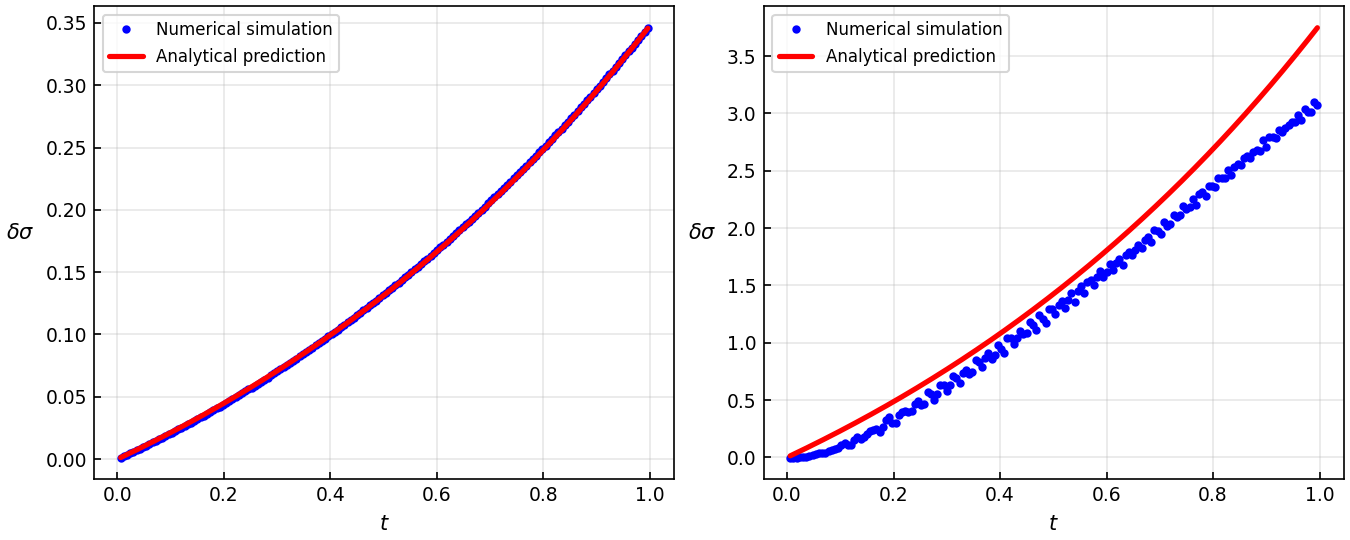
#> input picture paper/figure/sg.png, 1350 x 540 px, found by its file name
$ python sync_overleaf_figure_labels.py
#> lines starting #> are read from the running program, lines starting #| are printed output that depends on the picture
from __future__ import annotations

from io import BytesIO
from pathlib import Path

import matplotlib

matplotlib.use("Agg")
import matplotlib.pyplot as plt
from PIL import Image


PROJECT = Path.cwd().parent / "black_hole_simulation (15)_A"
FIGURE_DIR = PROJECT / "figure"
BACKUP_DIR = FIGURE_DIR / "original_labels_before_sync"


def math_image(text: str, *, fontsize: float, dpi: int = 200) -> Image.Image:
    fig = plt.figure(figsize=(0.01, 0.01), dpi=dpi)
    fig.patch.set_alpha(0)
    artist = fig.text(0, 0, text, fontsize=fontsize)
    fig.canvas.draw()
    bbox = artist.get_window_extent(renderer=fig.canvas.get_renderer()).expanded(1.08, 1.15)
    buffer = BytesIO()
    fig.savefig(buffer, format="png", dpi=dpi, transparent=True, bbox_inches=bbox.transformed(fig.dpi_scale_trans.inverted()), pad_inches=0)
    plt.close(fig)
    buffer.seek(0)
    return Image.open(buffer).convert("RGBA")


def add_surface_gravity_labels() -> None:
    source_path = FIGURE_DIR / "sg.png"
    BACKUP_DIR.mkdir(exist_ok=True)
    backup_path = BACKUP_DIR / source_path.name
    if not backup_path.exists():
        backup_path.write_bytes(source_path.read_bytes())

    source = Image.open(backup_path).convert("RGB")
    half = source.width // 2
#> half = 675
    panels = [source.crop((0, 0, half, source.height)), source.crop((half, 0, source.width, source.height))]

    # Remove the old short ylabel while preserving every plotted data pixel.
    cropped = [panel.crop((42, 0, panel.width, panel.height)) for panel in panels]
#> cropped = 2 items
    left_margin = 128
    top_margin = 42
    gap = 24
    panel_width = left_margin + max(panel.width for panel in cropped)
#> panel_width = 761
    canvas = Image.new("RGB", (2 * panel_width + gap, source.height + top_margin), "white")
#> canvas: PIL image 1546x582 RGB; every value is 255

    ylabel = math_image(r"$\delta\sigma_{\mathcal{E}}(t)$", fontsize=12)
#> in math_image, `return Image.open(buffer).convert("RGBA")`:
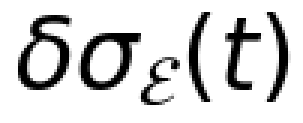
#> returned value: PIL image 101x41 RGBA (shown 3 times larger); mean R, G, B, A 196.4, 196.4, 196.4, 41.3; transparent parts drawn white
    tags = [math_image(r"$(a)$", fontsize=11), math_image(r"$(b)$", fontsize=11)]
#> call 2 of math_image, with text = '$(a)$', fontsize = 11, dpi = 200
#> in math_image (call 2), `return Image.open(buffer).convert("RGBA")`:
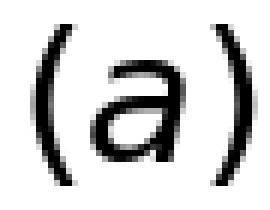
#> returned value: PIL image 45x35 RGBA (shown 6 times larger); mean R, G, B, A 192.2, 192.2, 192.2, 44.4; transparent parts drawn white
#> call 3 of math_image, with text = '$(b)$', fontsize = 11, dpi = 200
#> in math_image (call 3), `return Image.open(buffer).convert("RGBA")`:
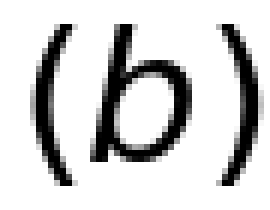
#> returned value: PIL image 45x35 RGBA (shown 6 times larger); mean R, G, B, A 189.1, 189.1, 189.1, 46.8; transparent parts drawn white
    for index, panel in enumerate(cropped):
        x0 = index * (panel_width + gap)
        canvas.paste(panel, (x0 + left_margin, top_margin))
        canvas.paste(
            ylabel,
            (x0 + 8, top_margin + (panel.height - ylabel.height) // 2),
            ylabel,
        )
        canvas.paste(tags[index], (x0 + left_margin - 18, 3), tags[index])
#> this loop made 2 passes
#> x0 on passes 1 to 2: 0, 785
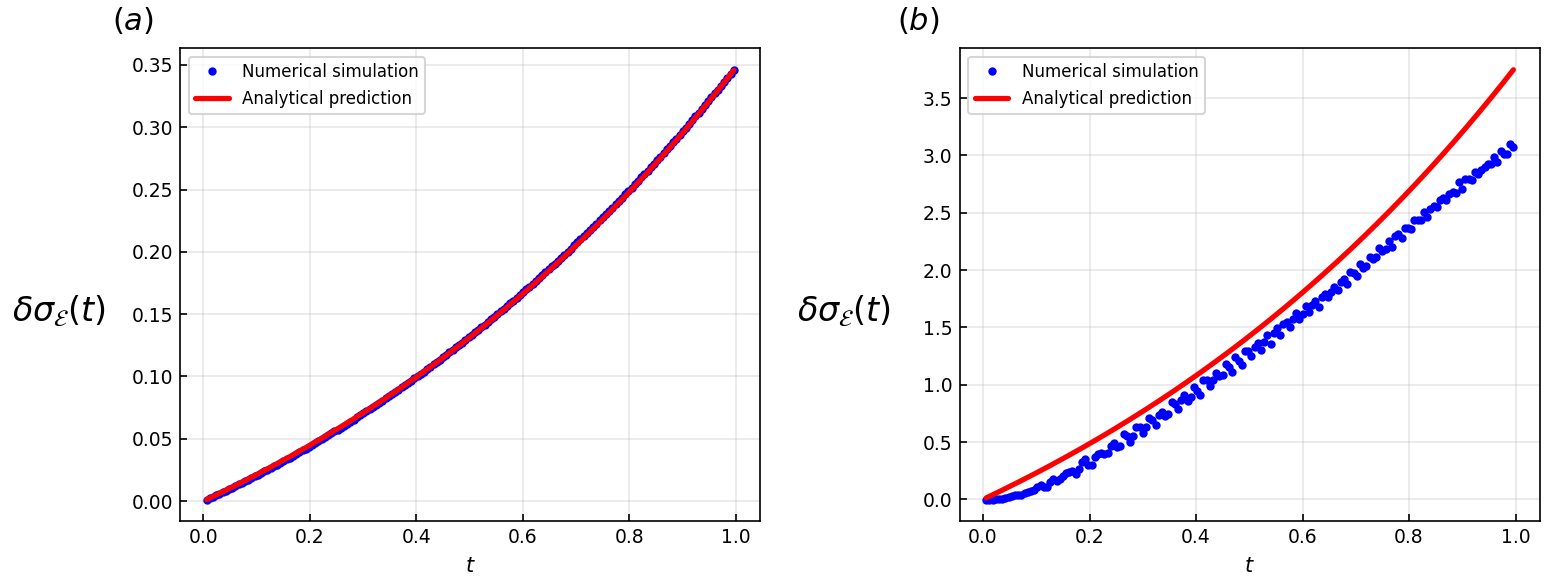
#> canvas: PIL image 1546x582 RGB; mean R, G, B 247.5, 245.3, 247.8

    canvas.save(source_path, dpi=(150, 150))


if __name__ == "__main__":
    add_surface_gravity_labels()

$ run again, with paper/figure/WH_p=0.png copied over paper/figure/sg.png
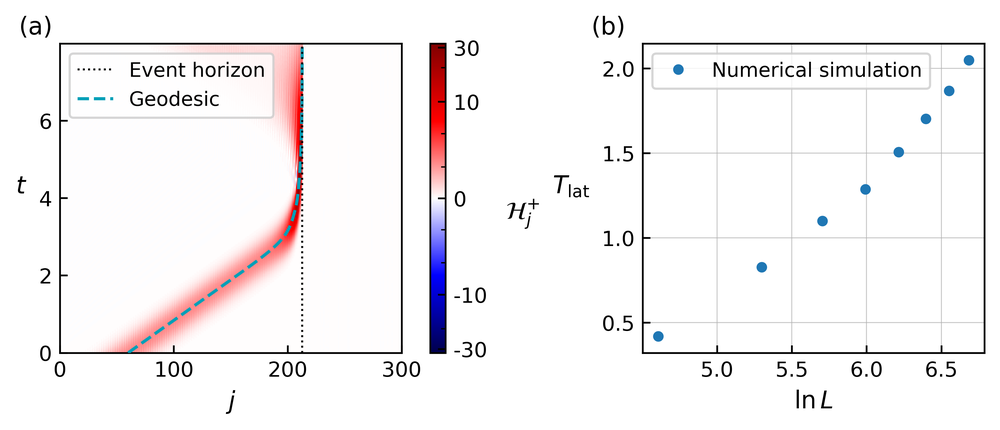
#> input picture paper/figure/WH_p=0.png, 1000 x 430 px, shrunk from 3789 x 1629 before the run, found by its file name
#> cropped = 2 items
#> panel_width = 586
#> the loop in add_surface_gravity_labels, `for index, panel in enumerate(cropped):` made 2 passes
#> x0 on passes 1 to 2: 0, 610
#> after the loop in add_surface_gravity_labels, `for index, panel in enumerate(cropped):`:
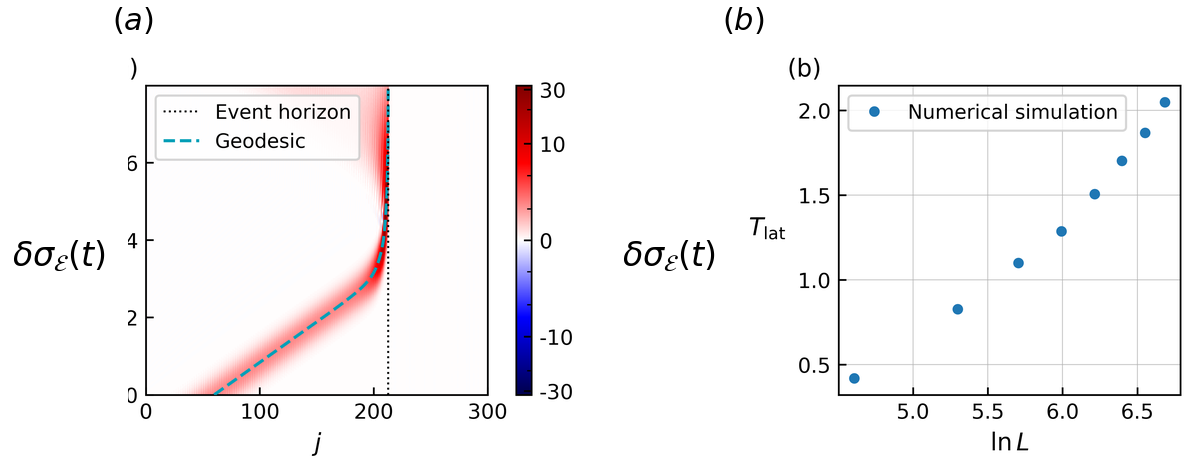
#> canvas: PIL image 1196x472 RGB; mean R, G, B 247, 244.9, 245.6

$ run again, with paper/figure/WH_p=1.png copied over paper/figure/sg.png
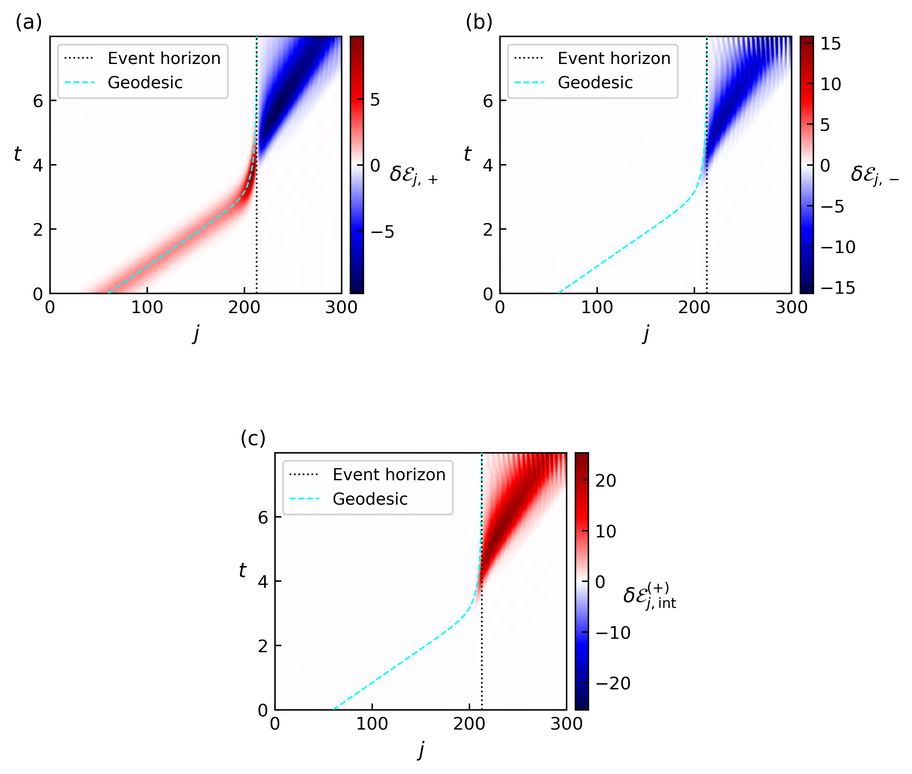
#> input picture paper/figure/WH_p=1.png, 912 x 774 px, shrunk from 4147 x 3520 before the run, found by its file name
#> cropped = 2 items
#> panel_width = 542
#> the loop in add_surface_gravity_labels, `for index, panel in enumerate(cropped):` made 2 passes
#> x0 on passes 1 to 2: 0, 566
#> after the loop in add_surface_gravity_labels, `for index, panel in enumerate(cropped):`:
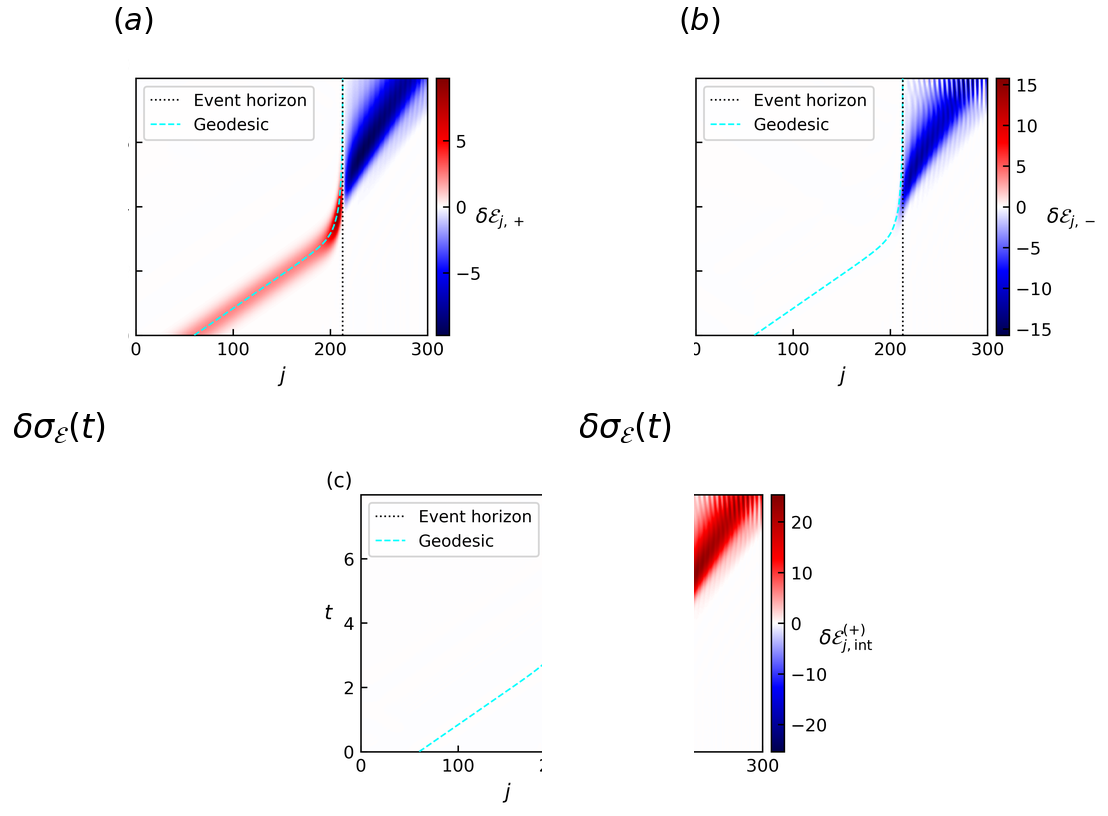
#> canvas: PIL image 1108x816 RGB; mean R, G, B 246.6, 244.5, 247.4

$ run again, with paper/figure/dispersion.png copied over paper/figure/sg.png
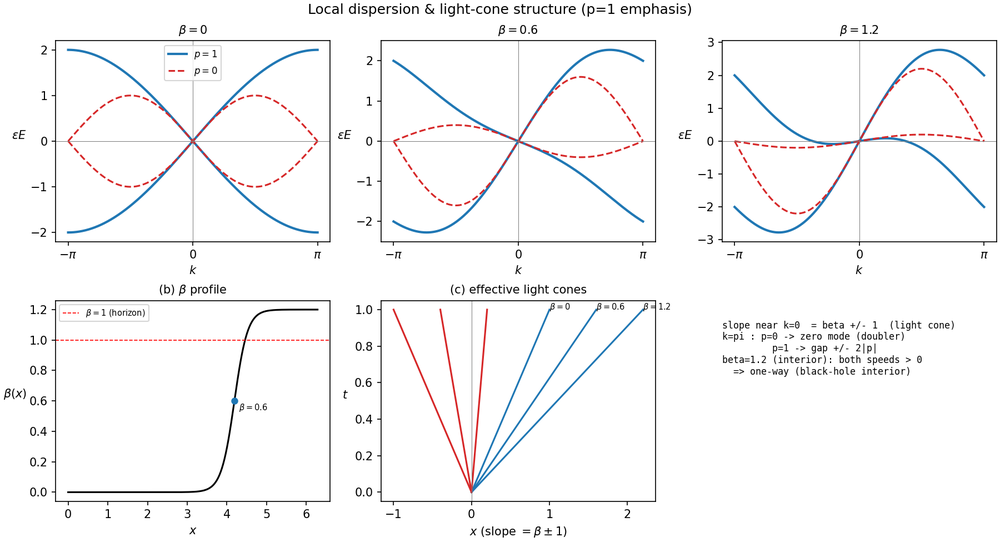
#> input picture paper/figure/dispersion.png, 1000 x 542 px, shrunk from 1800 x 975 before the run, found by its file name
#> cropped = 2 items
#> panel_width = 586
#> the loop in add_surface_gravity_labels, `for index, panel in enumerate(cropped):` made 2 passes
#> x0 on passes 1 to 2: 0, 610
#> after the loop in add_surface_gravity_labels, `for index, panel in enumerate(cropped):`:
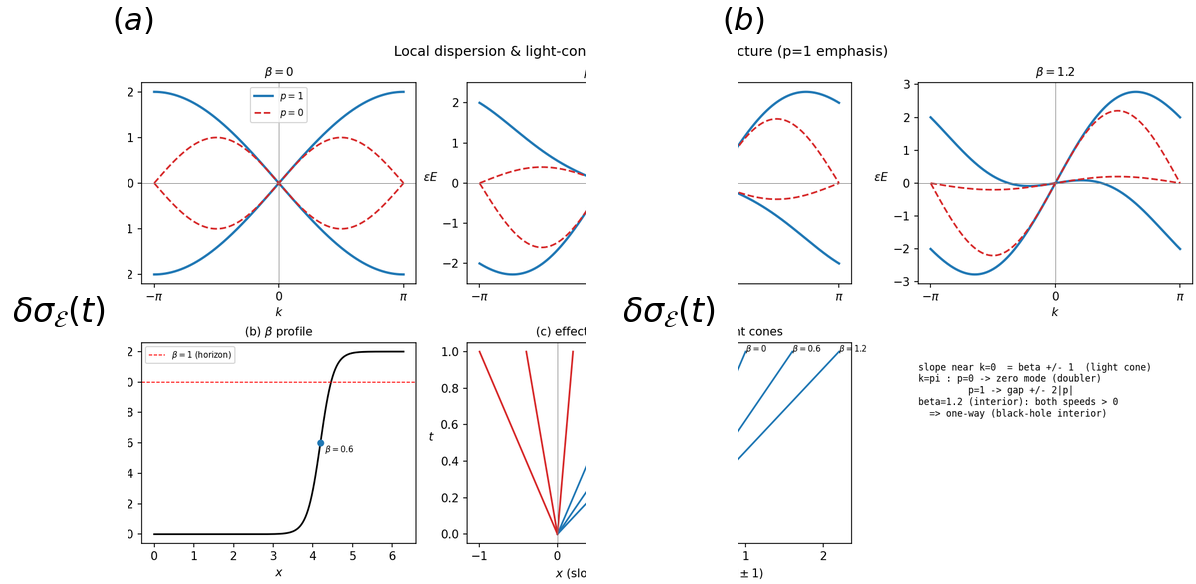
#> canvas: PIL image 1196x584 RGB; mean R, G, B 248.6, 248.3, 248.7
